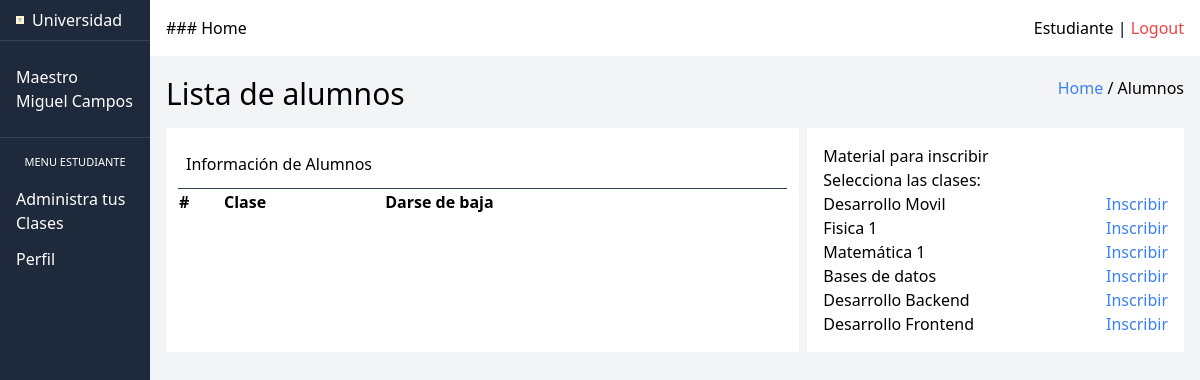
The page /index.php?action=show-clases-table (signed in) on the database its author committed.
### tables this page shows
CREATE TABLE `clases` (
  `id` int(11) NOT NULL,
  `name` varchar(150) NOT NULL,
  `instructor_id` int(11) DEFAULT NULL
);

### src/DB.php (called while the page is built, shortened)
<?php
class DB
{
    private $pdo;
    public function __construct()
    {
        try {
            $host = $_ENV["DB_HOST"];
            $dbname = $_ENV["DB_DATABASE"];
            $port = $_ENV["DB_PORT"];
            $username = $_ENV["DB_USERNAME"];
            $password = $_ENV["DB_PASSWORD"];
            $attributes = [PDO::ATTR_ERRMODE => PDO::ERRMODE_EXCEPTION];
            $dsn = "mysql:host=$host;dbname=$dbname;port=$port";
            $this->pdo = new PDO($dsn, $username, $password, $attributes);
        } catch (PDOException $e) {
            echo "ERROR: " . $e->getMessage();
        }
    }
    public function connect()
    {
        return $this->pdo;
    }
}
?>

### src/models/Clases.php (called while the page is built, shortened)
<?php
require_once($_SERVER["DOCUMENT_ROOT"] . "/src/DB.php");
class Clases
{
    public function findClasesNotRegisteredByStudentId($id)
    {
        $query = "SELECT clases.id as class_id, clases.name as class_name
                FROM clases
                WHERE clases.id NOT IN (
                    SELECT studet_clases.id_clase
                    FROM student
                    INNER JOIN studet_clases ON studet_clases.id_student = student.id
                    WHERE student.id = :id
        );";
        $pdo = new DB();
        $stmnt = $pdo->connect()->prepare($query);
        $stmnt->bindParam(":id", $id, PDO::PARAM_INT);
        $stmnt->execute();
        $data = [];
        while ($row = $stmnt->fetch(PDO::FETCH_ASSOC)) {
            array_push($data, $row);
        }
        return $data;
    }
}
?>

### src/views/student/student-class.php (the view, shortened to what this page needs)
<?php require $_SERVER['DOCUMENT_ROOT'] . '/src/templates/head.php'; ?>
</head>
<body>
    <div class="grid grid-cols-8 grid-flow-col">
        <?php require $_SERVER['DOCUMENT_ROOT'] . '/src/views/student/nav-aside.php'; ?>
        <main>
            <section class="p-4 ">
                <div class="flex justify-between mb-4">
                    <h1 class="text-3xl">Lista de alumnos</h1>
                    <div>
                        <a class="text-blue-500" href="/index.php">Home</a> / Alumnos
                    </div>
                </div>
                <div class="grid grid-cols-12 gap-2">
                    <div class="bg-white  divide-y divide-slate-700 p-3 col-start-1 col-span-8 ">
                        <div class="flex justify-between items-center px-2 py-3">
                            <span>Información de Alumnos</span>
                        </div>
                        <table class="w-full ">
                            <thead>
                                <tr>
                                    <td class="font-bold">#</td>
                                    <td class="font-bold">Clase</td>
                                    <td class="font-bold">Darse de baja</td>
                                </tr>
                            </thead>
                        </table>
                    </div>
                    <div class="col-start-9 col-span-12 w-full bg-white p-4">
                        <div class="divide-slate-700 ">
                            <h2>Material para inscribir</h2>
                        </div>
                        <span>Selecciona las clases:</span>
                        <div>
                            <?php foreach ($classesNotRegistered as $row) { ?>
                                <div class="flex justify-between items-center">
                                    <span><?= $row["class_name"] ?></span>
                                    <a class="text-blue-500" href="/index.php?action=add-student-class&class_id=<?= $row["class_id"] ?>&student_id=<?= $id ?>">Inscribir</a>
                                </div>
                            <?php } ?>
                        </div>
                    </div>
                </div>
            </section>
        </main>
    </div>
    </div>
</body>
</html>

### rows shown on the page
clases: name "Desarrollo Movil"
clases: name "Fisica 1"
clases: name "Matemática 1"
clases: name "Bases de datos"
clases: name "Desarrollo Backend"
clases: name "Desarrollo Frontend"

### other values the page prints
$_SESSION["userData"]["firstname"] "Miguel"
$_SESSION["userData"]["lastname"] "Campos"
